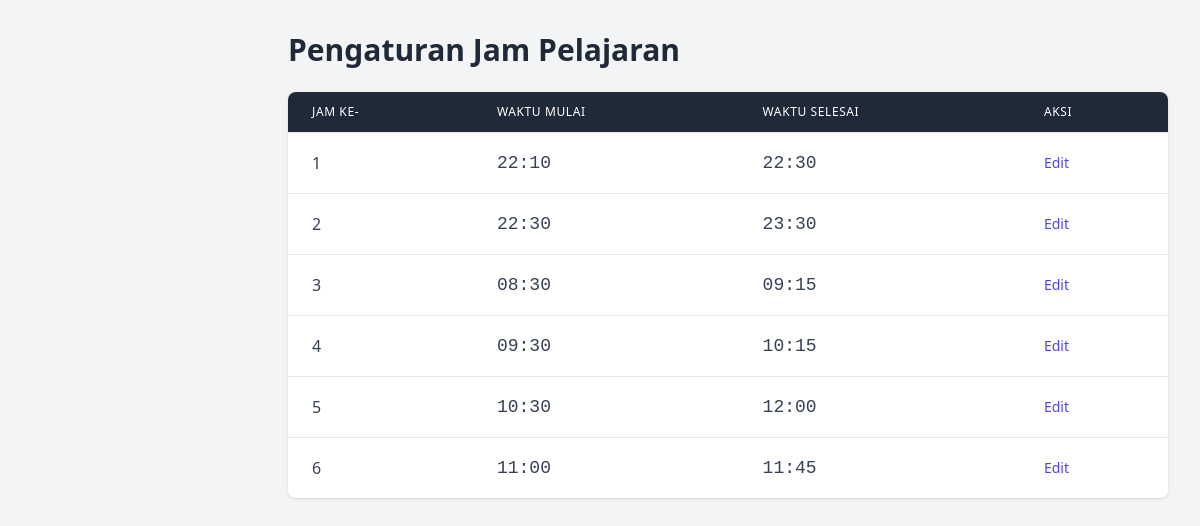
Page /admin/jam/index.php on the committed database.
### tables this page shows
CREATE TABLE `jam_pelajaran` (
  `jam_ke` int(11) NOT NULL,
  `waktu_mulai` time NOT NULL,
  `waktu_selesai` time NOT NULL
);

### admin/jam/index.php (the view, shortened to what this page needs)
<?php
require __DIR__ . '/../templates/header.php';
require __DIR__ . '/../../config/database.php';
$query = $koneksi->query("SELECT jam_ke, waktu_mulai, waktu_selesai FROM jam_pelajaran ORDER BY jam_ke ASC");
?>
<div class="flex justify-between items-center mb-6">
    <h1 class="text-3xl font-bold text-gray-800">Pengaturan Jam Pelajaran</h1>
</div>
<div class="overflow-x-auto bg-white rounded-lg shadow">
    <table class="min-w-full divide-y divide-gray-200">
        <thead class="bg-gray-800 text-white">
            <tr>
                <th class="px-6 py-3 text-left text-xs font-medium uppercase tracking-wider">Jam Ke-</th>
                <th class="px-6 py-3 text-left text-xs font-medium uppercase tracking-wider">Waktu Mulai</th>
                <th class="px-6 py-3 text-left text-xs font-medium uppercase tracking-wider">Waktu Selesai</th>
                <th class="px-6 py-3 text-left text-xs font-medium uppercase tracking-wider">Aksi</th>
            </tr>
        </thead>
        <tbody class="bg-white divide-y divide-gray-200 text-gray-700">
            <?php if ($query->num_rows > 0): while ($row = $query->fetch_assoc()): ?>
                <tr class="hover:bg-gray-50">
                    <td class="px-6 py-4 whitespace-nowrap font-medium"><?= htmlspecialchars($row['jam_ke']) ?></td>
                    <td class="px-6 py-4 whitespace-nowrap font-mono text-lg"><?= htmlspecialchars(date('H:i', strtotime($row['waktu_mulai']))) ?></td>
                    <td class="px-6 py-4 whitespace-nowrap font-mono text-lg"><?= htmlspecialchars(date('H:i', strtotime($row['waktu_selesai']))) ?></td>
                    <td class="px-6 py-4 whitespace-nowrap text-sm font-medium">
                        <a href="edit.php?jam_ke=<?= $row['jam_ke'] ?>" class="text-indigo-600 hover:text-indigo-900">Edit</a>
                    </td>
                </tr>
            <?php endwhile; else: ?>
                <tr>
                    <td colspan="4" class="text-center py-10 text-gray-500">Tidak ada data jam pelajaran.</td>
                </tr>
            <?php endif; ?>
        </tbody>
    </table>
</div>
<?php require __DIR__ . '/../templates/footer.php'; ?>

### rows in the picture
jam_pelajaran: jam_ke "1", waktu_mulai "22:10", waktu_selesai "22:30"
jam_pelajaran: jam_ke "2", waktu_mulai "22:30", waktu_selesai "23:30"
jam_pelajaran: jam_ke "3", waktu_mulai "08:30", waktu_selesai "09:15"
jam_pelajaran: jam_ke "4", waktu_mulai "09:30", waktu_selesai "10:15"
jam_pelajaran: jam_ke "5", waktu_mulai "10:30", waktu_selesai "12:00"
jam_pelajaran: jam_ke "6", waktu_mulai "11:00", waktu_selesai "11:45"
